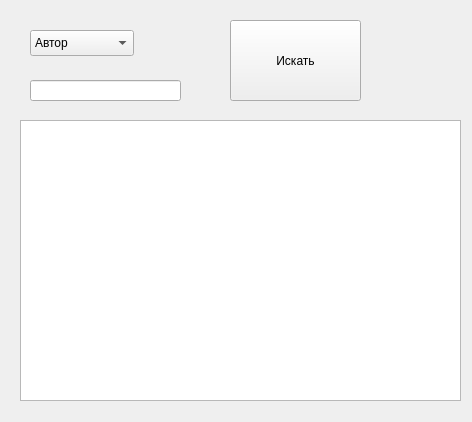
<?xml version="1.0" encoding="UTF-8"?>
<ui version="4.0">
 <class>Form</class>
 <widget class="QWidget" name="Form">
  <property name="geometry">
   <rect>
    <x>0</x>
    <y>0</y>
    <width>472</width>
    <height>422</height>
   </rect>
  </property>
  <property name="windowTitle">
   <string>Каталог библиотеки</string>
  </property>
  <widget class="QListWidget" name="listWidget">
   <property name="geometry">
    <rect>
     <x>20</x>
     <y>120</y>
     <width>441</width>
     <height>281</height>
    </rect>
   </property>
  </widget>
  <widget class="QLineEdit" name="Title">
   <property name="geometry">
    <rect>
     <x>30</x>
     <y>80</y>
     <width>151</width>
     <height>21</height>
    </rect>
   </property>
  </widget>
  <widget class="QPushButton" name="searchButton">
   <property name="geometry">
    <rect>
     <x>230</x>
     <y>20</y>
     <width>131</width>
     <height>81</height>
    </rect>
   </property>
   <property name="text">
    <string>Искать</string>
   </property>
  </widget>
  <widget class="QComboBox" name="comboBox">
   <property name="geometry">
    <rect>
     <x>30</x>
     <y>30</y>
     <width>104</width>
     <height>26</height>
    </rect>
   </property>
   <item>
    <property name="text">
     <string>Автор</string>
    </property>
   </item>
   <item>
    <property name="text">
     <string>Название</string>
    </property>
   </item>
  </widget>
 </widget>
 <resources/>
 <connections/>
</ui>
